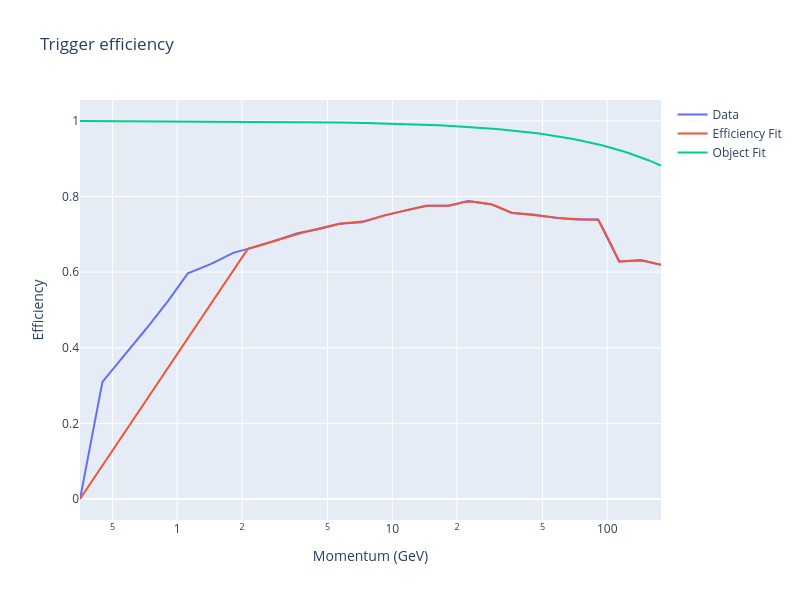

Source (notebook cell):
### Code cell
plot_trigger(tracking, tracking_eff, tracking_soln, "log")
